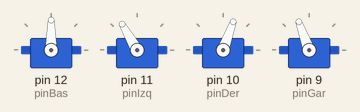
The sketch below on a simulated Arduino Uno, built with avr-gcc and run on an emulated ATmega328P. On the bench: 4 × servo.

Above: at 0.15 s.
At 1.4 s:
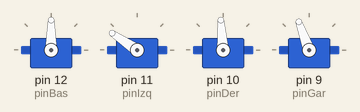
At 2.65 s:
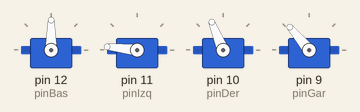
At 5.2 s:
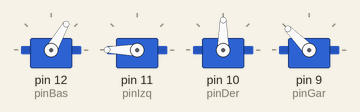
At 7.75 s:
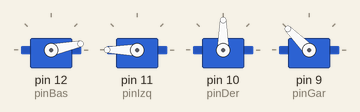
At 10.3 s:
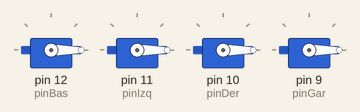
Timing chart, 0 to 13.4 s (numbered marks = the images above):
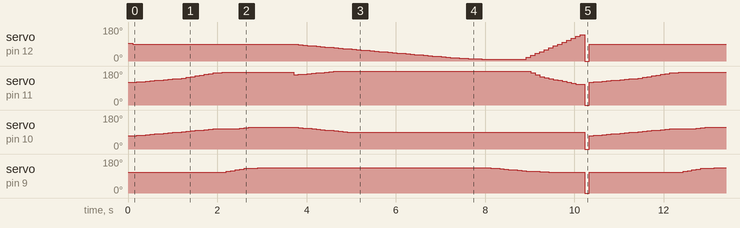

The sketch:

Codigo_2_v8.ino
```cpp
#include <Servo.h>

Servo Bas;
Servo Izq;
Servo Der;
Servo Gar;

#define pinBas 12
#define pinIzq 11
#define pinDer 10
#define pinGar 9

#define De 70 /*115*/
#define Ga 110 /*115*/
#define Iz 120 /*160*/
#define Ba 95 /*90*/

float mov[4][102]={

/* COLUMNAS       1     2     3     4     5     6     7      8     9    10    11    12    13    14    15    16    17    18    19    21    22                    23    24    25    26    27      28    29     30     31     32     33     34     35     36      37                    38    39     40   41    42    43    44    45    46    47    48    49    50     51    52    53    54   55    56    57    58    59    60    61    62    63    64    65    66    67    68    69    70    71    72    73     74    75   76    77    78    79    80    81    82    83    84    85    86    87    88    89    90    91    92    93    94    95    96    97    98    99    100   101   102
/* F   1   DE */{70,   72,   74,   76,    78,   80,   82,   84,   86,   88,   90,   92,   94,   96,   98,   100,  102,  104,  106,  106,  106,                  106,  106,  108,  110,  112,   114,   115,   115,   115,   115,   115,   115,   115,   115,   115,                   115,  113,  111,  109,  107,  105,  103,  100,  98,   96,   94,   92,   90,   90,   90,   90,   90,   90,   90,   90,   90,   90,   90,   90,   90,   90,   90,   90,   90,   90,   90,   90,   90,   90,   90,   90,   90,   90,   90,   90,   90,   90,   90,   90,   90,   90,   90,   90,   90,   90,   90,   90,   90,   90,   90,   90,   90,   90,   90,   90,   90,   90,   90,   90,   90,},
/* I   2   GA */{110,  110,  110,  110,   110,  110,  110,  110,  110,  110,  110,  110,  110,  110,  110,  110,  110,  110,  110,  110,  110, /*cierra garra*/ 114,  118,  122,  126,  130,   131,   132,   133,   134,   135,   135,   135,   135,   135,   135, /*agarra objeto*/ 135,  135,  135,  135,  135,  135,  135,  135,  135,  135,  135,  135,  135,  135,  135,  135,  135,  135,  135,  135,  135,  135,  135,  135,  135,  135,  135,  135,  135,  135,  135,  135,  135,  135,  135,  135,  135,  135,  135,  135,  135,  135,  135,  134,  132,  130,  128,  126,  124,  122,  120,  118,  116,  115,  114,  113,  112,  111,  110,  110,  110,  110,  110,  110,  110,},
/* L   3   IZ */{120,  122,  124,  126,   128,  130,  132,  134,  136,  138,  140,  142,  146,  150,  154,  158,  162,  166,  170,  172,  174,                  174,  174,  174,  174,  174,   174,   174,   174,   174,   174,   174,   174,   174,   174,   174, /*elevacion*/     160,  162,  164,  166,  168,  170,  172,  174,  176,  178,  180,  180,  180,  180,  180,  180,  180,  180,  180,  180,  180,  180,  180,  180,  180,  180,  180,  180,  180,  180,  180,  180,  180,  180,  180,  180,  180,  180,  180,  180,  180,  180,  180,  180,  180,  180,  180,  180,  180,  180,  180,  180,  180,  170,  160,  150,  145,  140,  135,  130,  125,  120,  115,  110,  110,},
/* A   4   BA */{90,   90,   90,   90,    90,   90,   90,   90,   90,   90,   90,   90,   90,   90,   90,   90,   90,   90,   90,   90,   90,                   90,   90,   90,   90,   90,    90,    90,    90,    90,    90,    90,    90,    90,    90,    90,  /*gira base*/     88,   86,   84,   82,   80,   78,   76,   74,   72,   70,   68,   66,   64,   62,   60,   58,   56,   54,   52,   50,   48,   46,   44,   42,   40,   38,   36,   34,   32,   30,   28,   26,   24,   22,   20,   18,   16,   15,   14,   13,   12,   11,   10,   10,   10,   10,   10,   10,   10,   10,   10,   10,   20,   30,   40,   50,   60,   70,   80,   90,   100,  110,  120,  130,  140,},};

void setup() {

  Serial.begin(6000);
  Bas.attach(pinBas);
  Izq.attach(pinIzq);
  Der.attach(pinDer);
  Gar.attach(pinGar);

  Bas.write(Ba);
  Gar.write(Ga);
  Izq.write(Iz);
  Der.write(De);
  delay(100);

}

void loop() {

     for(int i=0;i<102;i++)
     {
     Der.write(mov[0][i]);
     Gar.write(mov[1][i]);
     Izq.write(mov[2][i]);
     Bas.write(mov[3][i]);
    delay(100);
     }

     /*Bas.write(90); /*95*/
     /*Gar.write(90); /*110*/
     /*Izq.write(90); /*120*/
     /*Der.write(90);  /*70*/
     /*delay(2000);*/
}
```

Measured:
- by itself, servo on pin 11 (pinIzq): moves between 0° and 180°, repeating every 10.2 s
